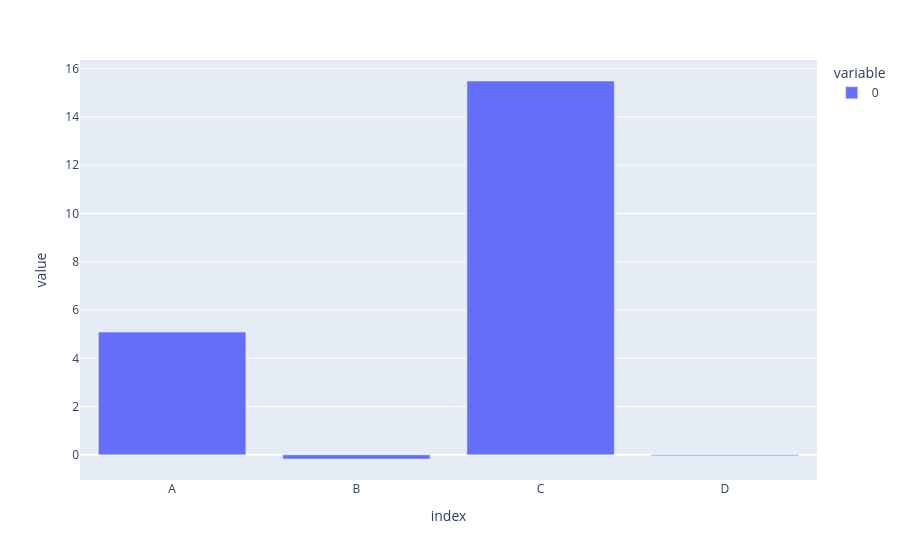

Source (notebook cell):
### Code cell
px.bar(df.sum())

### Figure 1 — Plotly figure (JSON) as saved in the notebook; plotly's stock layout.template omitted (floating-point values rounded to 4 significant figures)
{"data": [{"hovertemplate": "variable=0<br>index=%{x}<br>value=%{y}<extra></extra>", "legendgroup": "0", "marker": {"color": "#636efa", "pattern": {"shape": ""}}, "name": "0", "orientation": "v", "showlegend": true, "textposition": "auto", "type": "bar", "x": ["A", "B", "C", "D"], "xaxis": "x", "y": [5.087, -0.1718, 15.49, -0.03562], "yaxis": "y"}], "layout": {"autosize": true, "barmode": "relative", "legend": {"title": {"text": "variable"}, "tracegroupgap": 0}, "margin": {"t": 60}, "xaxis": {"anchor": "y", "autorange": true, "domain": [0, 1], "range": [-0.5, 3.5], "title": {"text": "index"}, "type": "category"}, "yaxis": {"anchor": "x", "autorange": true, "domain": [0, 1], "range": [-1.042, 16.36], "title": {"text": "value"}, "type": "linear"}}}
